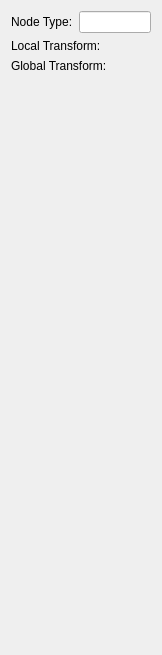
<?xml version="1.0" encoding="UTF-8"?>
<ui version="4.0">
    <class>nodeViewer_form</class>
    <widget class="QWidget" name="nodeViewer_form">
        <property name="geometry">
            <rect>
                <x>0</x>
                <y>0</y>
                <width>162</width>
                <height>655</height>
            </rect>
        </property>
        <property name="windowTitle">
            <string>Form</string>
        </property>
        <layout class="QVBoxLayout" name="verticalLayout">
            <property name="sizeConstraint">
                <enum>QLayout::SetMinimumSize</enum>
            </property>
            <item>
                <layout class="QVBoxLayout" name="widgets_layout">
                    <property name="sizeConstraint">
                        <enum>QLayout::SetMinimumSize</enum>
                    </property>
                    <item>
                        <layout class="QHBoxLayout" name="nodeType_layout">
                            <property name="sizeConstraint">
                                <enum>QLayout::SetDefaultConstraint</enum>
                            </property>
                            <item>
                                <widget class="QLabel" name="label">
                                    <property name="sizePolicy">
                                        <sizepolicy hsizetype="Fixed" vsizetype="Fixed">
                                            <horstretch>0</horstretch>
                                            <verstretch>0</verstretch>
                                        </sizepolicy>
                                    </property>
                                    <property name="text">
                                        <string>Node Type:</string>
                                    </property>
                                </widget>
                            </item>
                            <item>
                                <widget class="QLineEdit" name="nodeType_lineEdit">
                                    <property name="enabled">
                                        <bool>true</bool>
                                    </property>
                                    <property name="text">
                                        <string/>
                                    </property>
                                    <property name="frame">
                                        <bool>true</bool>
                                    </property>
                                    <property name="readOnly">
                                        <bool>true</bool>
                                    </property>
                                </widget>
                            </item>
                        </layout>
                    </item>
                    <item>
                        <layout class="QHBoxLayout" name="localTransform_layout">
                            <property name="sizeConstraint">
                                <enum>QLayout::SetFixedSize</enum>
                            </property>
                            <item>
                                <widget class="QLabel" name="label_3">
                                    <property name="sizePolicy">
                                        <sizepolicy hsizetype="Fixed" vsizetype="Fixed">
                                            <horstretch>0</horstretch>
                                            <verstretch>0</verstretch>
                                        </sizepolicy>
                                    </property>
                                    <property name="text">
                                        <string>Local Transform:</string>
                                    </property>
                                </widget>
                            </item>
                            <item>
                                <widget class="QWidget" name="localTransform_widget" native="true">
                                    <property name="sizePolicy">
                                        <sizepolicy hsizetype="Preferred" vsizetype="Fixed">
                                            <horstretch>0</horstretch>
                                            <verstretch>0</verstretch>
                                        </sizepolicy>
                                    </property>
                                </widget>
                            </item>
                        </layout>
                    </item>
                    <item>
                        <layout class="QHBoxLayout" name="globalTransform_layout">
                            <property name="sizeConstraint">
                                <enum>QLayout::SetMinimumSize</enum>
                            </property>
                            <item>
                                <widget class="QLabel" name="label_4">
                                    <property name="sizePolicy">
                                        <sizepolicy hsizetype="Fixed" vsizetype="Fixed">
                                            <horstretch>0</horstretch>
                                            <verstretch>0</verstretch>
                                        </sizepolicy>
                                    </property>
                                    <property name="text">
                                        <string>Global Transform:</string>
                                    </property>
                                </widget>
                            </item>
                            <item>
                                <widget class="QWidget" name="globalTransform_widget" native="true">
                                    <property name="sizePolicy">
                                        <sizepolicy hsizetype="Preferred" vsizetype="Fixed">
                                            <horstretch>0</horstretch>
                                            <verstretch>0</verstretch>
                                        </sizepolicy>
                                    </property>
                                </widget>
                            </item>
                        </layout>
                    </item>
                </layout>
            </item>
            <item>
                <layout class="QHBoxLayout" name="freeSpace_layout">
                    <item>
                        <widget class="QWidget" name="widget" native="true"/>
                    </item>
                </layout>
            </item>
        </layout>
    </widget>
    <resources/>
    <connections/>
</ui>
